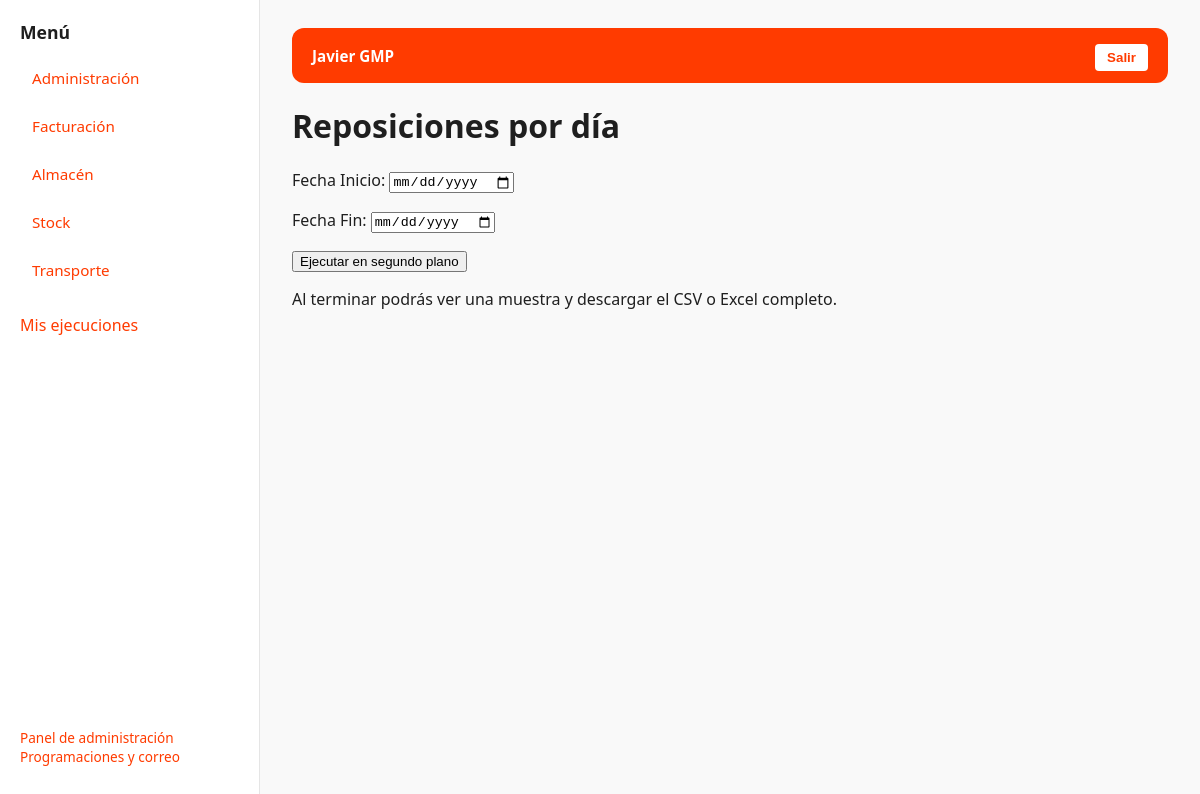
/q/Repo001/ (signed in), run on the app's committed database.
### core/models.py (models this page shows, shortened)
class QueryCategory(models.Model):
    name = models.CharField(max_length=100, unique=True)
    order = models.PositiveIntegerField(default=0)
    allowed_groups = models.ManyToManyField(
        Group,
        blank=True,
        related_name="allowed_categories",
        help_text="Grupos que pueden ver esta categoría. Si está vacío, la ve todo el mundo.",
    )
    class Meta:
        ordering = ["order", "name"]

class Query(models.Model):
    code = models.SlugField(max_length=64, unique=True)
    name = models.CharField(max_length=200)
    description = models.TextField(blank=True)
    sql = models.TextField(
        help_text="Usa placeholders '%s' (estilo Django). Ej: WHERE campo >= %s AND campo < %s"
    )
    database_alias = models.CharField(max_length=16, default="externa", choices=[("externa", "XGA habitual"), ("mahou", "XGA Mahou")])
    is_active = models.BooleanField(default=True)
    category = models.ForeignKey(
        QueryCategory,
        on_delete=models.PROTECT,
        related_name="queries",
        null=True,
        blank=True,
    )

### core/views.py (the view)
# urls.py: path("q/<slug:code>/", query_detail, name="query_detail"),
@login_required
def query_detail(request, code):
    q = allowed_query(request.user, code)
    return render(
        request,
        "query_detail.html",
        {**context(request.user), "query": q, "form": build_query_run_form(q)()},
    )

### core/services.py (called while the page is built, shortened)
def get_visible_categories_for_user(user):
    if user.is_superuser:
        return QueryCategory.objects.all()

def assert_query_access(user, q):
    if not user.is_active or not q.is_active:
        raise QueryValidationError("Usuario o consulta desactivados.")
    if not user.is_superuser and (
        not q.category_id
        or not get_visible_categories_for_user(user).filter(pk=q.category_id).exists()
    ):
        raise QueryValidationError("No tienes permisos para esta consulta.")

### core/views.py (called while the page is built)
def context(user):
    return {
        "categories": get_visible_categories_for_user(user).order_by("order", "name"),
        "is_admin": user.is_staff,
        "sidebar_mode": "links",
    }

def allowed_query(user, code):
    q = get_object_or_404(Query, code=code, is_active=True)
    try:
        assert_query_access(user, q)
    except QueryValidationError as e:
        raise PermissionDenied(str(e))
    return q

### mahou/context.py (called while the page is built)
def navigation(request):
    user = request.user
    visible = False
    if user.is_authenticated and user.is_active:
        qs = Query.objects.filter(
            code__in=["MAHOU_PANEL", "MAHOU_MUELLES"], is_active=True
        )
        if not user.is_superuser:
            qs = qs.filter(category__in=get_visible_categories_for_user(user))
        visible = qs.count() == 2
    return {"can_view_mahou": visible}

### templates/query_detail.html (shortened to what this page needs)
{% extends 'base_workspace.html' %}
{% block content %}
<h1>{{ query.name }}</h1><p class="muted">{{ query.description }}</p>
<form method="post" action="{% url 'run_query' query.code %}">{% csrf_token %}{{ form.as_p }}<button type="submit">Ejecutar en segundo plano</button></form>
<p>Al terminar podrás ver una muestra y descargar el CSV o Excel completo.</p>
{% endblock %}

### templates/base_workspace.html (shortened to what this page needs)
<!doctype html>
<html lang="es">
<head>
</head>
<body>
  <div class="layout">
    <aside class="sidebar">
      <h3>Menú</h3>
      {% for c in categories %}
        {% if sidebar_mode == "workspace" %}
          <div class="cat" onclick="showCat('{{ c.id }}')">{{ c.name }}</div>
        {% else %}
          <a class="cat" href="{% url 'home' %}?cat={{ c.id }}" style="display:block;">
            {{ c.name }}
          </a>
        {% endif %}
      {% endfor %}
      <p><a href="{% url 'job_list' %}">Mis ejecuciones</a></p>
      {% if is_admin %}
        <p class="muted">
          <a href="/admin/">Panel de administración</a><br><a href="/admin/reports/schedule/">Programaciones y correo</a>
        </p>
      {% endif %}
    </aside>
    <main class="content">
      <div class="topbar">
        <strong>{{ request.user.first_name }} {{ request.user.last_name }}</strong>
        <form method="post" action="{% url 'logout' %}">
          <button class="logoutbtn" type="submit">Salir</button>
        </form>
      </div>
      {% block content %}{% endblock %}
    </main>
  </div>
</body>
</html>

### templates/base_workspace.html (style rules this page uses)
:root { --primary: #ff3b00; --primary-hover: #e63600; --bg: #f9f9f9; --sidebar-bg: #ffffff; --border: #e5e5e5; --text: #1f1f1f; --muted: #6f6f6f; --radius: 12px; }
* { box-sizing: border-box; }
body { margin: 0; font-family: "Segoe UI", Roboto, Arial, sans-serif; background: var(--bg); color: var(--text); }
.layout { display: flex; min-height: 100vh; }
.sidebar { width: 260px; background: var(--sidebar-bg); border-right: 1px solid var(--border); padding: 20px; display: flex; flex-direction: column; }
.sidebar h3 { margin: 0 0 14px; font-size: 1.1rem; color: var(--text); }
.cat { padding: 10px 12px; margin-bottom: 8px; border-radius: var(--radius); cursor: pointer; font-size: 0.95rem; transition: background 0.2s ease, color 0.2s ease; }
.sidebar .muted { margin-top: auto; font-size: 0.85rem; }
.sidebar a { color: var(--primary); text-decoration: none; font-weight: 500; }
.content { flex: 1; padding: 28px 32px; }
.topbar { background-color: #ff3b00; color: white; font-size: 1.3rem; font-weight: 600; padding: 12px 20px; display: flex; justify-content: space-between; align-items: center; border-radius: var(--radius); margin-bottom: 18px; }
.topbar strong { font-size: 0.95rem; }
.logoutbtn { background: white; color: #ff3b00; border: none; padding: 6px 12px; border-radius: 4px; font-weight: 600; cursor: pointer; }
.muted { color: var(--muted); font-size: 0.9rem; }

### data on the page
QueryCategory: name "Administración"
QueryCategory: name "Facturación"
QueryCategory: name "Almacén"
QueryCategory: name "Stock"
QueryCategory: name "Transporte"
Query: name "Reposiciones por día"

### other printed values
{{ request.user.first_name }} "Javier"
{{ request.user.last_name }} "GMP"
